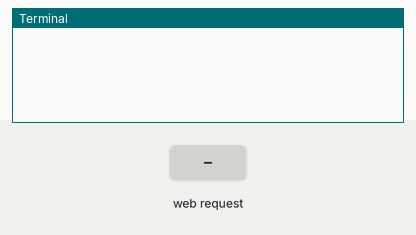
The program below on a simulated Raspberry Pi (BCM pin numbers). On the bench: the last lines printed to the terminal. Inputs (shaded band) come from the test bench. The camera gives no picture and a still takes 0.5 s; the clock reads 2024-03-15 10:24:30 at power-on unless the program sets it.

Above: at 1.2 s.
1.3 s: HTTP request for / received
At 2.1 s:
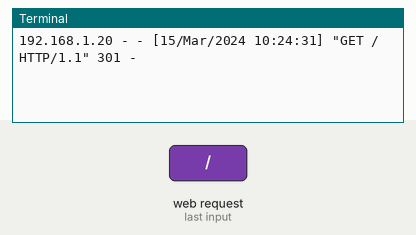
2.8 s: HTTP request for /index.html received
At 3.2 s:
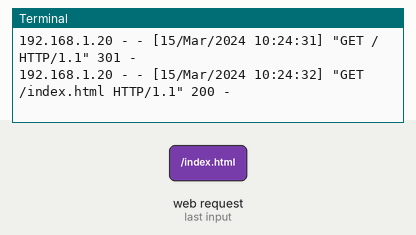
4.3 s: HTTP request for /stream.mjpg received
At 5.5 s:
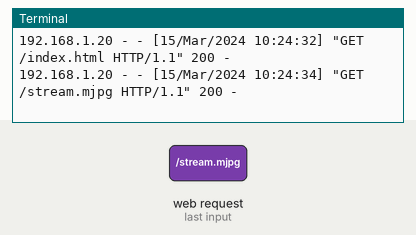

The program:

raspberry_pi_camera_streaming.py
```python
import io
import picamera
import logging
import socketserver
from threading import Condition
from http import server

# Determine the Raspberry Pi's IP address dynamically
import socket
hostname = socket.gethostname()
ip_address = socket.gethostbyname(hostname)

PAGE = f"""\
<!DOCTYPE html>
<html>
  <head>
    <title>Raspberry Pi Video Streaming</title>
  </head>
  <body>
    <h1>Raspberry Pi Video Stream</h1>
    <video id="videoStream" autoplay controls></video>
    <script>
      const video = document.getElementById('videoStream');
      video.src = 'http://{ip_address}:8000/stream.mjpg'; // Use the dynamically determined IP address
    </script>
  </body>
</html>
"""

class StreamingOutput(object):
    def __init__(self):
        self.frame = None
        self.buffer = io.BytesIO()
        self.condition = Condition()

    def write(self, buf):
        if buf.startswith(b'\xff\xd8'):
            # New frame, copy the existing buffer's content and notify all
            # clients it's available
            self.buffer.truncate()
            with self.condition:
                self.frame = self.buffer.getvalue()
                self.condition.notify_all()
            self.buffer.seek(0)
        return self.buffer.write(buf)

class StreamingHandler(server.BaseHTTPRequestHandler):
    def do_GET(self):
        if self.path == '/':
            self.send_response(301)
            self.send_header('Location', '/index.html')
            self.end_headers()
        elif self.path == '/index.html':
            content = PAGE.encode('utf-8')
            self.send_response(200)
            self.send_header('Content-Type', 'text/html')
            self.send_header('Content-Length', len(content))
            self.end_headers()
            self.wfile.write(content)
        elif self.path == '/stream.mjpg':
            self.send_response(200)
            self.send_header('Age', 0)
            self.send_header('Cache-Control', 'no-cache, private')
            self.send_header('Pragma', 'no-cache')
            self.send_header('Content-Type', 'multipart/x-mixed-replace; boundary=FRAME')
            self.end_headers()
            try:
                while True:
                    with output.condition:
                        output.condition.wait()
                        frame = output.frame
                    self.wfile.write(b'--FRAME\r\n')
                    self.send_header('Content-Type', 'image/jpeg')
                    self.send_header('Content-Length', len(frame))
                    self.end_headers()
                    self.wfile.write(frame)
                    self.wfile.write(b'\r\n')
            except Exception as e:
                logging.warning(
                    'Removed streaming client %s: %s',
                    self.client_address, str(e))
        else:
            self.send_error(404)
            self.end_headers()

class StreamingServer(socketserver.ThreadingMixIn, server.HTTPServer):
    allow_reuse_address = True
    daemon_threads = True

with picamera.PiCamera(resolution='640x480', framerate=24) as camera:
    output = StreamingOutput()
    # Uncomment the next line to change your Pi's Camera rotation (in degrees)
    # camera.rotation = 90
    camera.start_recording(output, format='mjpeg')
    try:
        address = ('', 8000)
        server = StreamingServer(address, StreamingHandler)
        server.serve_forever()
    finally:
        camera.stop_recording()
```

Measured:
- after the input at 1.3 s, the terminal: prints a new line at once (image 1)
- after the input at 2.8 s, the terminal: prints a new line at once (image 2)
- after the input at 4.3 s, the terminal: prints a new line at once (image 3)
